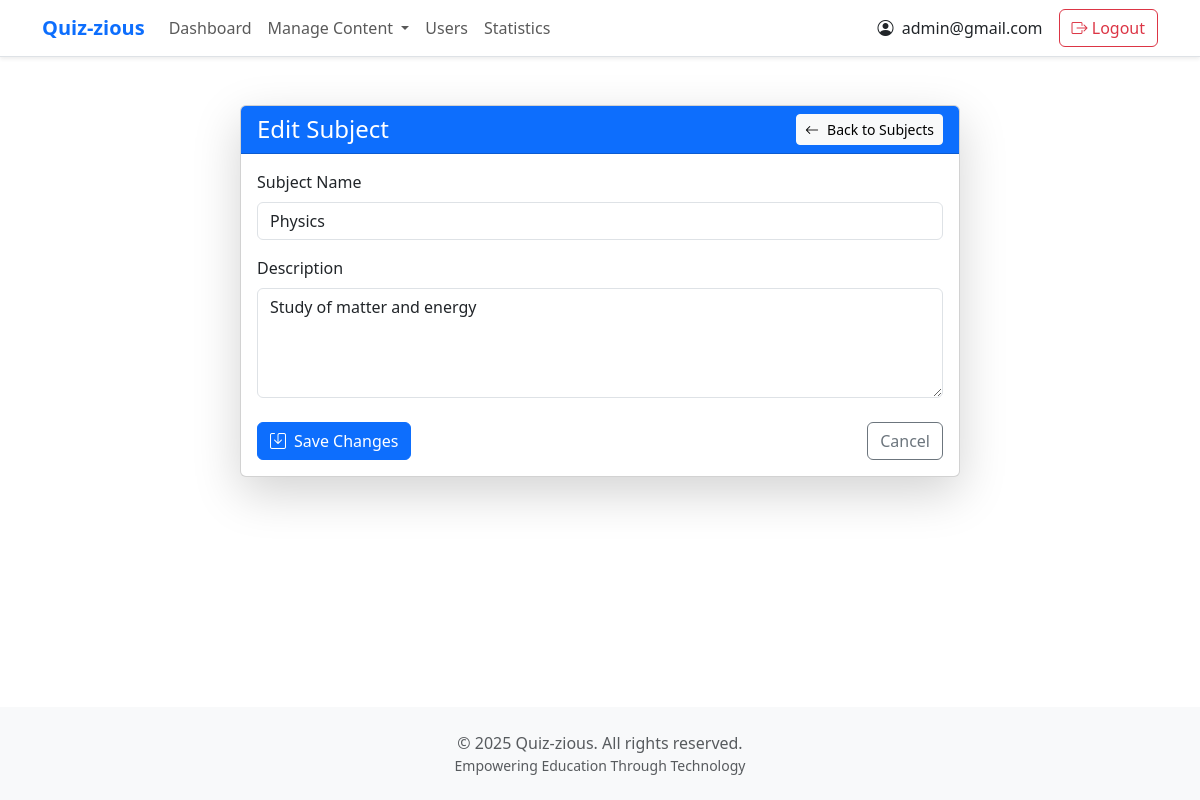
The app's page /admin/edit-subject/1 (signed in) with its own data.
### tables this page shows
CREATE TABLE users (
            id INTEGER PRIMARY KEY AUTOINCREMENT,
            username TEXT UNIQUE,  -- This will be the email
            full_name TEXT,
            qualification TEXT,
            dob DATE,
            password TEXT,
            role TEXT
        );

CREATE TABLE subjects (
            id INTEGER PRIMARY KEY AUTOINCREMENT,
            name TEXT NOT NULL,
            description TEXT,
            additional_fields TEXT
        );

### app.py (the view, shortened to what this page needs)
@app.route('/admin/edit-subject/<int:subject_id>', methods=['GET', 'POST'])
@admin_required
def edit_subject(subject_id):
    conn = sqlite3.connect('database.db')
    cursor = conn.cursor()
    cursor.execute("SELECT * FROM subjects WHERE id=?", (subject_id,))
    subject = cursor.fetchone()  # Fetch the single subject
    conn.close()
    return render_template('edit_subject.html', subject=subject)

### app.py (called while the page is built)
@login_manager.user_loader # user loader for loading the user
def load_user(user_id):
    conn = sqlite3.connect('database.db')
    cursor = conn.cursor()
    cursor.execute("SELECT id, username, role, full_name FROM users WHERE id=?", (user_id,))
    user = cursor.fetchone()
    conn.close()
    if user:
        return User(user[0], user[1], user[2], user[3])
    return None

def admin_required(f):
    @wraps(f)
    def decorated_function(*args, **kwargs):
        if 'role' not in session or session['role'] != 'admin':
            return redirect(url_for('home'))  # Redirect to home if not admin
        return f(*args, **kwargs)
    return decorated_function

### templates/edit_subject.html (shortened to what this page needs)
{% extends "base.html" %}
{% block content %}
<div class="container py-4">
    <div class="row justify-content-center">
        <div class="col-lg-8">
            <div class="card shadow-lg">
                <div class="card-header bg-primary text-white">
                    <div class="d-flex justify-content-between align-items-center">
                        <h2 class="h4 mb-0">Edit Subject</h2>
                        <a href="/admin/subject" class="btn btn-light btn-sm">
                            <i class="bi bi-arrow-left me-2"></i>Back to Subjects
                        </a>
                    </div>
                </div>
                <div class="card-body">
                    <form method="POST" action="/admin/edit-subject/{{ subject[0] }}" class="needs-validation" novalidate>
                        <div class="row g-3">
                            <div class="col-12">
                                <label for="name" class="form-label">Subject Name</label>
                                <input type="text" class="form-control" id="name" name="name"
                                       value="{{ subject[1] }}" required>
                            </div>
                            <div class="col-12">
                                <label for="description" class="form-label">Description</label>
                                <textarea class="form-control" id="description" name="description"
                                          rows="4" style="resize: vertical;">{{ subject[2] }}</textarea>
                            </div>
                            <div class="col-12 d-flex justify-content-between mt-4">
                                <button type="submit" class="btn btn-primary">
                                    <i class="bi bi-save me-2"></i>Save Changes
                                </button>
                                <a href="/admin/subject" class="btn btn-outline-secondary">
                                    Cancel
                                </a>
                            </div>
                        </div>
                    </form>
                </div>
            </div>
        </div>
    </div>
</div>
{% endblock %}

### templates/base.html (shortened to what this page needs)
<!DOCTYPE html>
<html lang="en" data-bs-theme="light">
<head>
    <link href="https://cdn.jsdelivr.net/npm/bootstrap@5.3.0/dist/css/bootstrap.min.css" rel="stylesheet">
    <link rel="stylesheet" href="https://cdn.jsdelivr.net/npm/bootstrap-icons@1.11.0/font/bootstrap-icons.css">
</head>
<body class="d-flex flex-column min-vh-100">
    <nav class="navbar navbar-expand-lg navbar-light bg-white border-bottom shadow-sm">
        <div class="container">
            <a class="navbar-brand fw-bold text-primary" href="{% if session['role'] == 'admin' %}{{ url_for('admin_dashboard') }}{% else %}{{ url_for('user_dashboard') }}{% endif %}">Quiz-zious</a>
            <div class="collapse navbar-collapse" id="navbarNav">
                <ul class="navbar-nav me-auto">
                    {% if session['role'] == 'admin' %}
                        <li class="nav-item">
                            <a class="nav-link" href="{{ url_for('admin_dashboard') }}">Dashboard</a>
                        </li>
                        <li class="nav-item dropdown">
                            <a class="nav-link dropdown-toggle" href="#" role="button" data-bs-toggle="dropdown" aria-expanded="false">
                                Manage Content
                            </a>
                        </li>
                        <li class="nav-item">
                            <a class="nav-link" href="/admin/manage-users">Users</a>
                        </li>
                        <li class="nav-item">
                            <a class="nav-link" href="{{ url_for('admin_statistics') }}">Statistics</a>
                        </li>
                    {% else %}
                        <li class="nav-item">
                            <a class="nav-link" href="{{ url_for('user_dashboard') }}">Dashboard</a>
                        </li>
                    {% endif %}
                </ul>
                <div class="d-flex align-items-center">
                    <div class="nav-item me-3">
                        <span class="text-dark">
                            <i class="bi bi-person-circle me-1"></i>
                            {{ session['username'] }}
                        </span>
                    </div>
                    <div class="nav-item">
                        <a class="btn btn-outline-danger" href="/logout">
                            <i class="bi bi-box-arrow-right"></i> Logout
                        </a>
                    </div>
                </div>
            </div>
        </div>
    </nav>
    <main class="container flex-grow-1 py-4">
        {% block content %}{% endblock %}
    </main>
    <footer class="footer mt-auto bg-light py-4">
        <div class="container">
            <div class="text-center text-muted">
                <p class="mb-0">&copy; 2025 Quiz-zious. All rights reserved.</p>
                <p class="mb-0 small">Empowering Education Through Technology</p>
            </div>
        </div>
    </footer>
</body>
</html>

### records on screen
users: username "admin@gmail.com"
subjects: name "Physics", description "Study of matter and energy"
